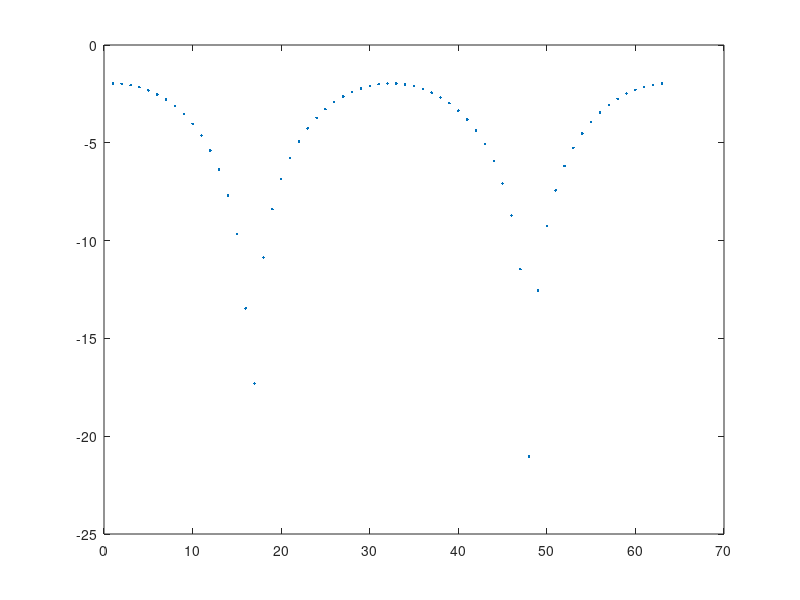
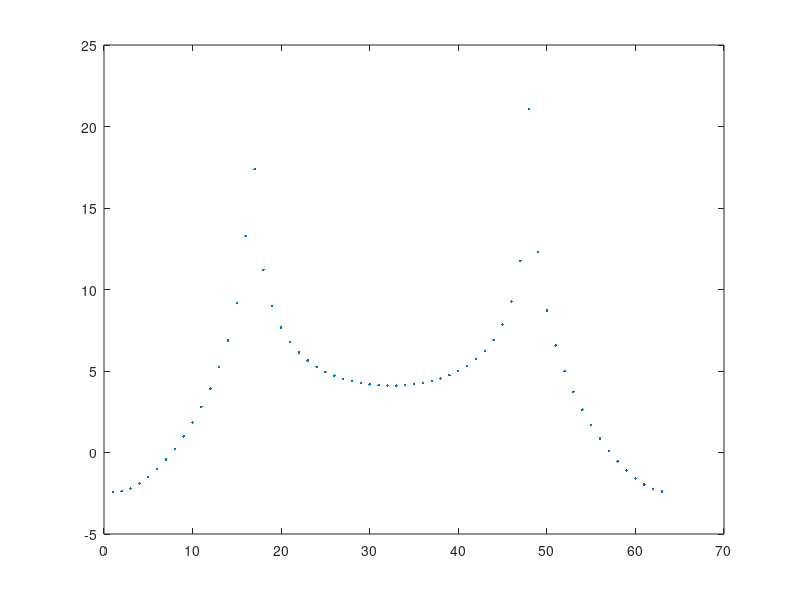

MATLAB code for these plots, in order:
close all
F=100;
aa = [];
t=0:1e-7:1/(8*F);
for thetat=0:0.1:2*pi
    top=sin(8*pi*F*t+thetat);
    top=sum(top)*1e-7;
    bottom = 1/(8*F);
    aa = [aa 10*log10(abs(top/bottom))];
end
plot(aa,'.')
disp(sprintf('calculation method from textbook, %f',aa(1)))

F=100;
bb = [];
t=0:1e-7:1/(8*F);
for thetat=0:0.1:2*pi
    top=1-sin(8*pi*F*t+thetat);
    top=sum(top)*1e-7;
    bottom = sin(8*pi*F*t+thetat);
    bottom=sum(bottom)*1e-7;
    
    bb = [bb 10*log10(abs(top/bottom))];
end
figure
plot(bb,'.')
disp(sprintf('my calculation method , %f',bb(1)))
